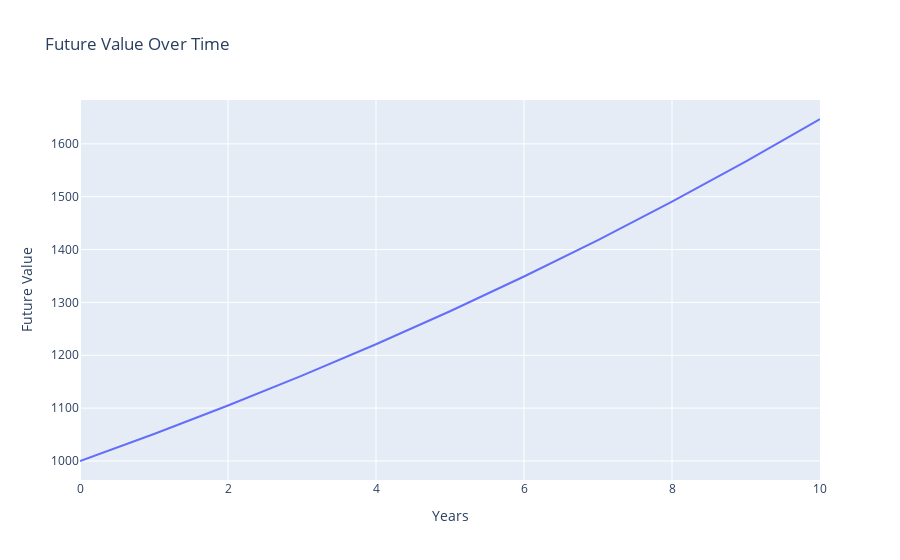

Source (notebook cell):
### Code cell
# Plot the future value of the investment over time

fig = go.Figure()
fig.add_trace(go.Scatter(x=years, y=future_values, mode='lines'))
fig.update_layout(title="Future Value Over Time", xaxis_title="Years", yaxis_title="Future Value")
fig.show()

### Figure 1 — Plotly figure (JSON) as saved in the notebook; plotly's stock layout.template omitted (floating-point values rounded to 4 significant figures)
{"data": [{"mode": "lines", "type": "scatter", "x": [0, 1, 2, 3, 4, 5, 6, 7, 8, 9, 10], "y": [1000.0, 1051.0, 1105.0, 1161.0, 1221.0, 1283.0, 1349.0, 1418.0, 1491.0, 1567.0, 1647.0]}], "layout": {"autosize": true, "title": {"text": "Future Value Over Time"}, "xaxis": {"autorange": true, "range": [0, 10], "title": {"text": "Years"}, "type": "linear"}, "yaxis": {"autorange": true, "range": [964.1, 1683.0], "title": {"text": "Future Value"}, "type": "linear"}}}
